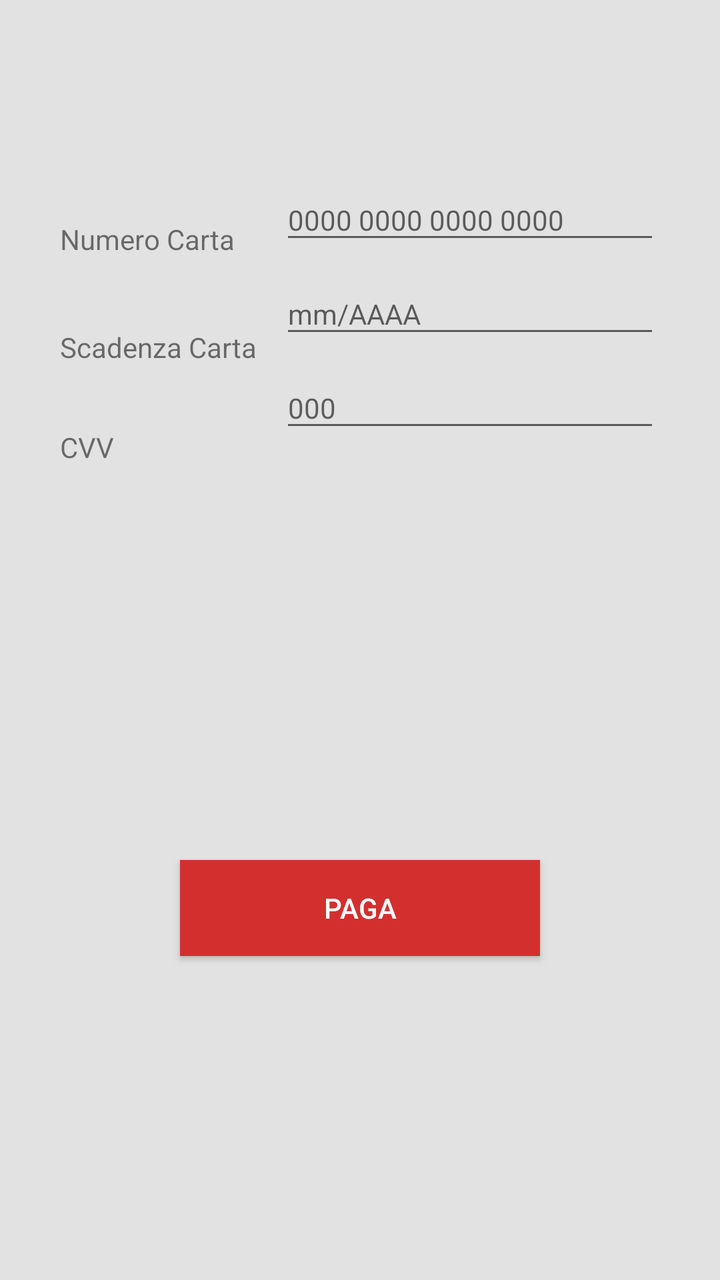
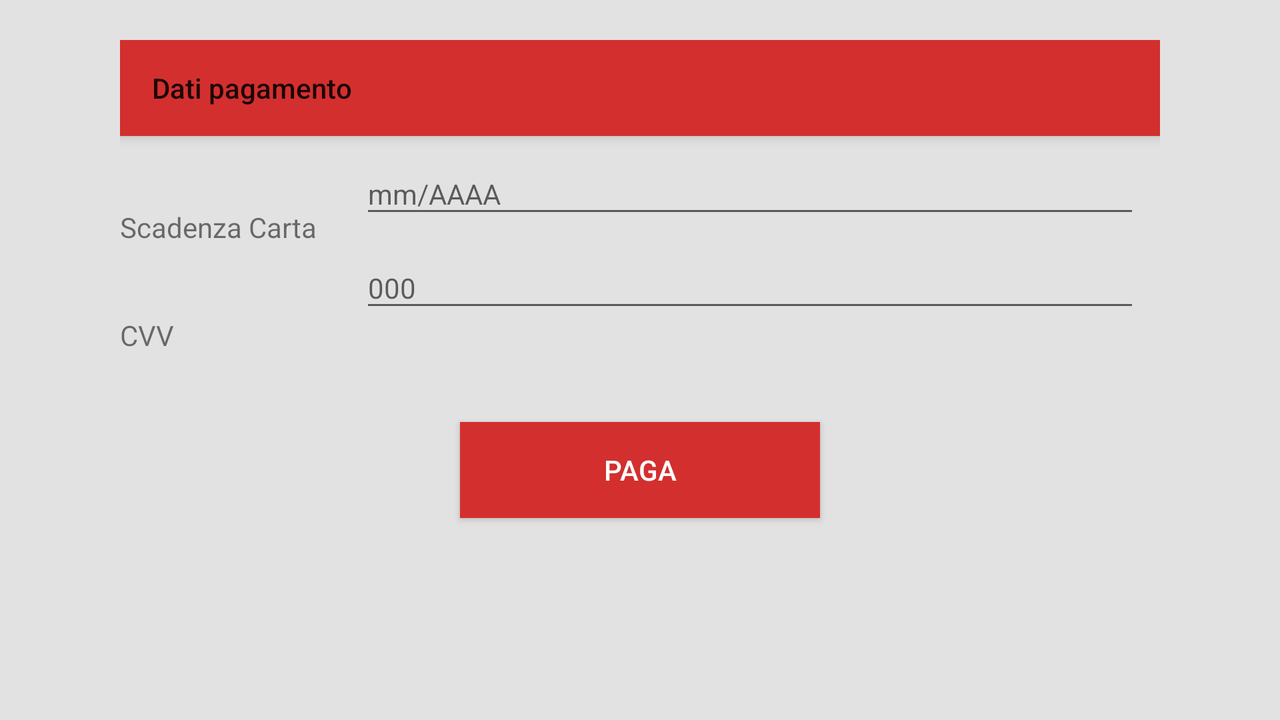

Compare how this app lays out the same screen by default and in its alternative resource folder. The renders come first, then the two layout files and the values they reference.
<!-- AndroidManifest.xml: application theme AppTheme -->
<!-- res/layout/activity_paga.xml -->
<?xml version="1.0" encoding="utf-8"?>
<RelativeLayout xmlns:android="http://schemas.android.com/apk/res/android"
    android:layout_width="match_parent"
    android:layout_height="match_parent"
    android:paddingTop="80dp"
    android:paddingLeft="20dp"
    android:paddingRight="20dp"
    android:background="@color/color">

    <TextView
        android:id="@+id/textView1"
        android:layout_width="wrap_content"
        android:layout_height="wrap_content"
        android:layout_marginLeft="10dp"
        android:layout_marginTop="30dp"
        android:text="@string/numero_carta"
        android:textSize="14sp"
        android:layout_marginStart="10dp" />

    <android.support.design.widget.TextInputLayout
        android:id="@+id/nCarta"
        android:layout_marginLeft="100dp"
        android:layout_width="match_parent"
        android:layout_height="wrap_content"
        android:layout_marginStart="100dp">

        <EditText
            android:id="@+id/nCartaTxt"
            android:layout_width="match_parent"
            android:layout_height="wrap_content"
            android:layout_marginLeft="20dp"
            android:layout_marginRight="10dp"
            android:hint="@string/_0000_0000_0000_0000"
            android:singleLine="true"
            android:textSize="14sp" />
    </android.support.design.widget.TextInputLayout>

    <TextView
        android:id="@+id/textView2"
        android:layout_width="wrap_content"
        android:layout_height="wrap_content"
        android:layout_below="@id/textView1"
        android:layout_marginLeft="10dp"
        android:layout_marginTop="35dp"
        android:text="@string/scadenza_carta"
        android:textSize="14sp"
        android:layout_marginStart="10dp" />

    <android.support.design.widget.TextInputLayout
        android:layout_below="@id/nCarta"
        android:layout_marginLeft="100dp"
        android:id="@+id/sCarta"
        android:layout_width="match_parent"
        android:layout_height="wrap_content"
        android:layout_marginStart="100dp">

        <EditText
            android:id="@+id/sCartaTxt"
            android:layout_width="match_parent"
            android:layout_height="wrap_content"
            android:layout_marginLeft="20dp"
            android:layout_marginRight="10dp"
            android:hint="@string/mm_aaaa"
            android:singleLine="true"
            android:textSize="14sp"
            android:layout_marginStart="20dp"
            android:layout_marginEnd="10dp" />
    </android.support.design.widget.TextInputLayout>

    <TextView
        android:id="@+id/textView3"
        android:layout_width="wrap_content"
        android:layout_height="wrap_content"
        android:layout_below="@id/textView2"
        android:layout_marginLeft="10dp"
        android:layout_marginTop="31dp"
        android:text="@string/cvv"
        android:textSize="14sp"
        android:layout_marginStart="10dp" />

    <android.support.design.widget.TextInputLayout
        android:layout_below="@id/sCarta"
        android:layout_marginLeft="100dp"
        android:id="@+id/cvvCarta"
        android:layout_width="match_parent"
        android:layout_height="wrap_content"
        android:layout_marginStart="100dp">

        <EditText
            android:id="@+id/cvvCartaTxt"
            android:layout_width="match_parent"
            android:layout_height="wrap_content"
            android:layout_marginLeft="20dp"
            android:layout_marginRight="10dp"
            android:hint="@string/n_cvv"
            android:singleLine="true"
            android:textSize="14sp"
            android:layout_marginStart="20dp"
            android:layout_marginEnd="10dp" />
    </android.support.design.widget.TextInputLayout>

    <Button
        android:id="@+id/btnPaga"
        android:layout_width="180dp"
        android:layout_height="wrap_content"
        android:layout_centerHorizontal="true"
        android:layout_marginTop="350dp"
        android:clickable="true"
        android:background="@color/colorPrimary"
        android:textColor="@android:color/white"
        android:text="@string/paga"
        android:textSize="14sp" />
</RelativeLayout>
<!-- resources referenced by this layout -->
<resources>
  <color name="color">#E1E2E1</color>
  <color name="colorPrimary">#d32f2f</color>
  <string name="_0000_0000_0000_0000" translatable="false">0000 0000 0000 0000</string>
  <string name="cvv" translatable="false">CVV</string>
  <string name="mm_aaaa">mm/AAAA</string>
  <string name="n_cvv" translatable="false">000</string>
  <string name="numero_carta">Numero Carta</string>
  <string name="paga">paga</string>
  <string name="scadenza_carta">Scadenza Carta</string>
  <style name="AppTheme" parent="Theme.AppCompat.Light.DarkActionBar">
          
          <item name="colorPrimary">@color/colorPrimary</item>
          <item name="colorPrimaryDark">@color/colorPrimaryDark</item>
          <item name="colorAccent">@color/colorAccent</item>
      </style>
  <color name="colorPrimaryDark">#9a0007</color>
  <color name="colorAccent">#EF9A9A</color>
</resources>
<!-- res/layout-land/activity_paga.xml (the repository's variant of the layout above) -->
<!-- drawn on the phone turned sideways -->
<?xml version="1.0" encoding="utf-8"?>
<RelativeLayout
    xmlns:android="http://schemas.android.com/apk/res/android"
    xmlns:app="http://schemas.android.com/apk/res-auto"
    android:layout_width="match_parent"
    android:layout_height="match_parent"
    android:paddingTop="20dp"
    android:paddingLeft="60dp"
    android:paddingRight="60dp"
    android:background="@color/color">

    <android.support.v7.widget.Toolbar
        android:id="@+id/toolbar"
        android:layout_width="match_parent"
        android:layout_height="?attr/actionBarSize"
        android:background="?attr/colorPrimary"
        android:elevation="4dp"
        android:theme="@style/ThemeOverlay.AppCompat.ActionBar"
        app:popupTheme="@style/ThemeOverlay.AppCompat.Light"
        app:title="@string/dati_p"/>

    <TextView
        android:id="@+id/textView1"
        android:layout_width="wrap_content"
        android:layout_height="wrap_content"
        android:layout_marginTop="30dp"
        android:text="@string/numero_carta"
        android:textSize="14sp"
        />

    <android.support.design.widget.TextInputLayout
        android:id="@+id/nCarta"
        android:layout_alignLeft="@id/textView1"
        android:layout_marginLeft="100dp"
        android:layout_width="match_parent"
        android:layout_height="wrap_content"
        android:layout_marginStart="100dp">

        <EditText
            android:id="@+id/nCartaTxt"
            android:layout_width="match_parent"
            android:layout_height="wrap_content"
            android:layout_marginLeft="20dp"
            android:layout_marginRight="10dp"
            android:hint="@string/_0000_0000_0000_0000"
            android:singleLine="true"
            android:textSize="14sp" />
    </android.support.design.widget.TextInputLayout>

    <TextView
        android:id="@+id/textView2"
        android:layout_width="wrap_content"
        android:layout_height="wrap_content"
        android:layout_below="@id/textView1"
        android:layout_marginTop="35sp"
        android:text="@string/scadenza_carta"
        android:textSize="14sp" />

    <android.support.design.widget.TextInputLayout
        android:layout_below="@id/nCarta"
        android:layout_marginLeft="100dp"
        android:id="@+id/sCarta"
        android:layout_width="match_parent"
        android:layout_height="wrap_content"
        android:layout_alignLeft="@id/textView2"
        android:layout_marginStart="100dp">

        <EditText
            android:id="@+id/sCartaTxt"
            android:layout_width="match_parent"
            android:layout_height="wrap_content"
            android:layout_marginLeft="20dp"
            android:layout_marginRight="10dp"
            android:hint="@string/mm_aaaa"
            android:singleLine="true"
            android:textSize="14sp"
            android:layout_marginStart="20dp"
            android:layout_marginEnd="10dp" />
    </android.support.design.widget.TextInputLayout>

    <TextView
        android:id="@+id/textView3"
        android:layout_width="wrap_content"
        android:layout_height="wrap_content"
        android:layout_below="@id/textView2"
        android:text="@string/cvv"
        android:layout_marginTop="35sp"
        android:textSize="14sp"
        />

    <android.support.design.widget.TextInputLayout
        android:layout_below="@id/sCarta"
        android:layout_marginLeft="100dp"
        android:id="@+id/cvvCarta"
        android:layout_alignLeft="@id/textView3"
        android:layout_width="match_parent"
        android:layout_height="wrap_content"
        android:layout_marginStart="100dp">

        <EditText
            android:id="@+id/cvvCartaTxt"
            android:layout_width="match_parent"
            android:layout_height="wrap_content"
            android:layout_marginLeft="20dp"
            android:layout_marginRight="10dp"
            android:hint="@string/n_cvv"
            android:singleLine="true"
            android:textSize="14sp"
            android:layout_marginStart="20dp"
            android:layout_marginEnd="10dp" />
    </android.support.design.widget.TextInputLayout>

    <Button
        android:id="@+id/btnPaga"
        android:layout_width="180dp"
        android:layout_height="wrap_content"
        android:layout_centerHorizontal="true"
        android:layout_marginTop="50dp"
        android:layout_below="@id/cvvCarta"
        android:clickable="true"
        android:background="@color/colorPrimary"
        android:textColor="@android:color/white"
        android:text="@string/paga"
        android:textSize="14sp" />
</RelativeLayout>
<!-- resources referenced by the variant -->
<!-- as the phone turned sideways resolves them -->
<resources>
  <color name="color">#E1E2E1</color>
  <color name="colorPrimary">#d32f2f</color>
  <string name="_0000_0000_0000_0000" translatable="false">0000 0000 0000 0000</string>
  <string name="cvv" translatable="false">CVV</string>
  <string name="dati_p">Dati pagamento</string>
  <string name="mm_aaaa">mm/AAAA</string>
  <string name="n_cvv" translatable="false">000</string>
  <string name="numero_carta">Numero Carta</string>
  <string name="paga">paga</string>
  <string name="scadenza_carta">Scadenza Carta</string>
  <style name="AppTheme" parent="Theme.AppCompat.Light.DarkActionBar">
          
          <item name="colorPrimary">@color/colorPrimary</item>
          <item name="colorPrimaryDark">@color/colorPrimaryDark</item>
          <item name="colorAccent">@color/colorAccent</item>
      </style>
  <color name="colorPrimaryDark">#9a0007</color>
  <color name="colorAccent">#EF9A9A</color>
</resources>
